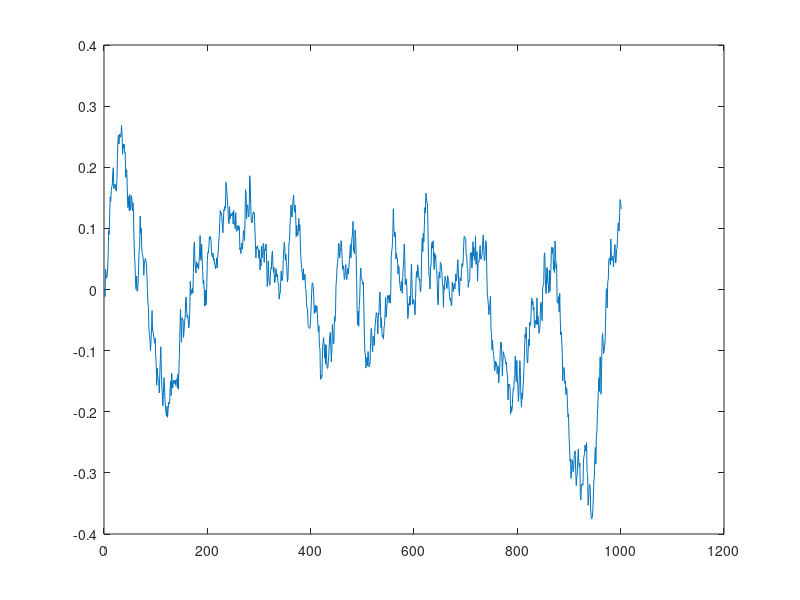

Write MATLAB code to recreate this figure.
clc
F=[1 0;-1 -1];
C=[0; 1];
H=[1 2];
D=[0];

sys = ss(F,C,H,D);
T=0.01;

sysd = c2d(sys,T)
mean=0;
sd=1;
T1=0:0.01:10;
wn=sd*randn(1,size(T1,2))+mean
plot(wn)

Y=lsim(sysd,wn,T1)
plot(Y)